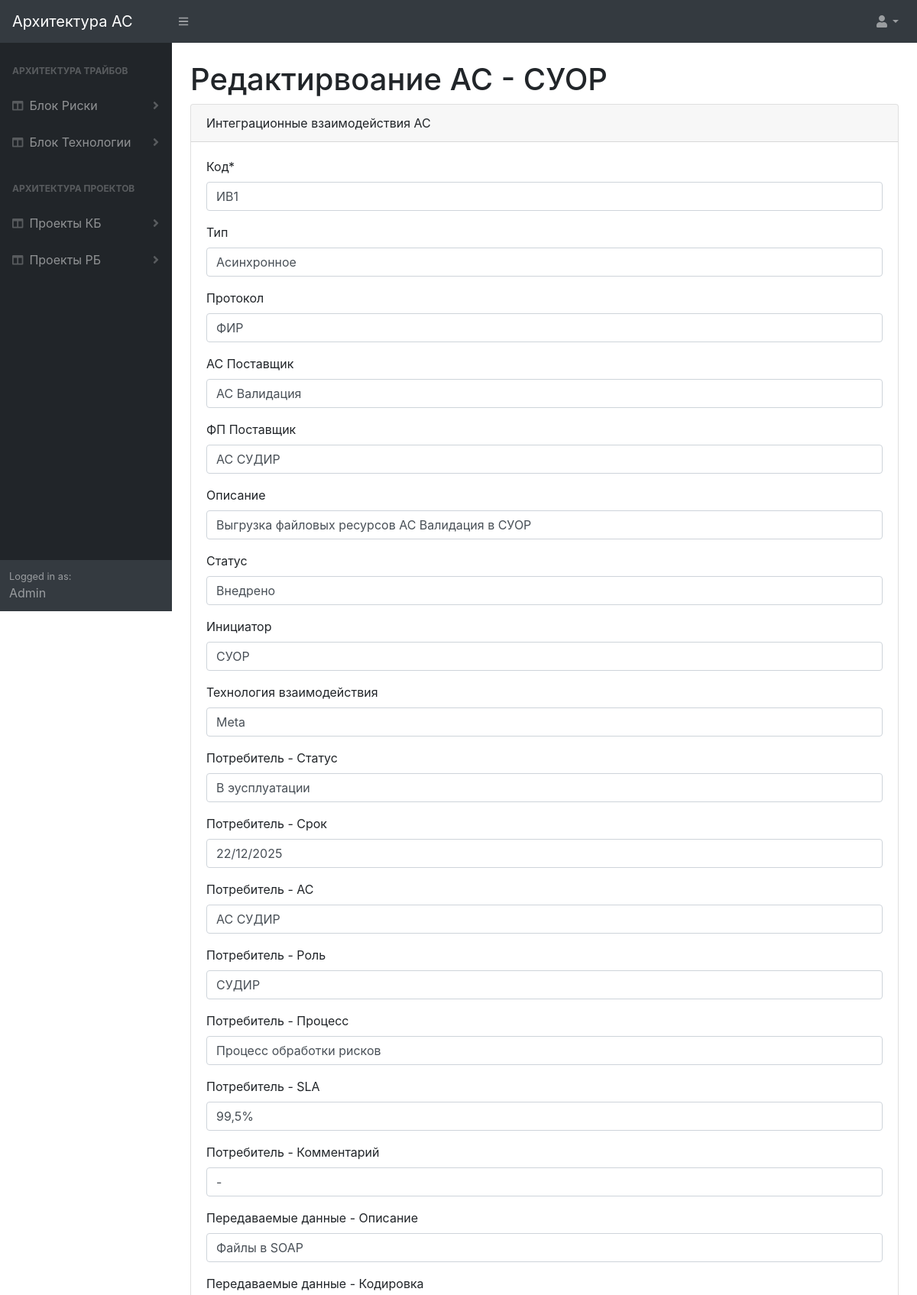
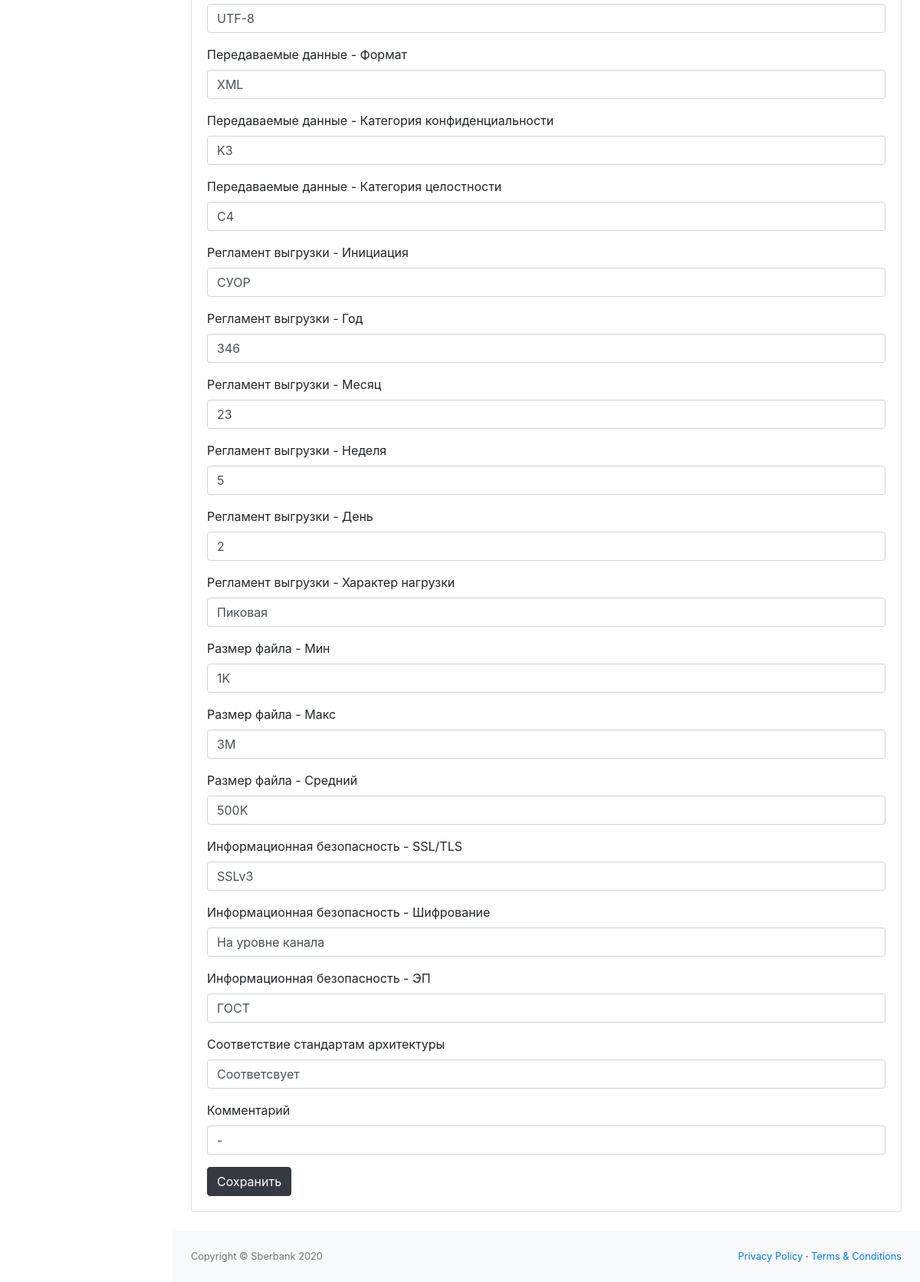
The app's page /int/1/update with its own data (2 pictures, top to bottom).
### archas/models.py (models this page shows, shortened)
class ArchitectureRealm(models.Model):
    name = models.CharField('Область Определения Архитектуры', max_length=50)

class ArchitectureCategory(models.Model):
    realm = models.ForeignKey(ArchitectureRealm, on_delete=models.CASCADE)
    name = models.CharField('Категория АС', max_length=50)

class AutomatedSystem(models.Model):
    subcategory = models.ForeignKey(ArchitectureSubCategory, on_delete=models.CASCADE)
    code = models.CharField('Код АС', max_length=50)
    name = models.CharField('Автоматизированная Система', max_length=100)
    owner = models.CharField('Владелец', max_length=50, blank=True)
    status = models.CharField('Статус', max_length=50, blank=True)
    cloud_ready = models.CharField('Cloud Ready/Native	', max_length=50, blank=True)
    platform_ready = models.CharField('Platform Ready', max_length=50, blank=True)
    owner_block = models.CharField('Владелец - Блок', max_length=50, blank=True)
    owner_tribe = models.CharField('Владелец - Трайб', max_length=50, blank=True)
    full_name = models.CharField('Полное имя АС', max_length=50, blank=True)
    nickname = models.CharField('Псевдоним АС', max_length=50, blank=True)
    short_description = models.CharField('Краткое описание', max_length=50, blank=True)
    rsa_id = models.CharField('ID в RSA', max_length=50, blank=True)
    service_desk_id = models.CharField('ID в Service Desk', max_length=50, blank=True)
    guid = models.CharField('GUID', max_length=50, blank=True)
    centralization_level = models.CharField('Уровень централизации', max_length=50, blank=True)
    system_criticality = models.CharField('Критичность системы', max_length=50, blank=True)
    target_status = models.CharField('Целевой статус', max_length=50, blank=True)
    target_readiness = models.CharField('Готовность целевого решения', max_length=50, blank=True)
    as_lider = models.CharField('Лидер АС', max_length=50, blank=True)
    as_architect = models.CharField('Архитектор АС', max_length=50, blank=True)
    architect_in_charge = models.CharField('Курирующий архитектор', max_length=50, blank=True)
    editors = models.CharField('Редакторы', max_length=50, blank=True)
    target_architecture_diagram = models.ImageField('Диаграмма целевой архитектуры', upload_to='target_architecture_diagrams', blank=True)

class Interaction(models.Model):
    automated_system = models.ForeignKey(AutomatedSystem, on_delete=models.CASCADE)
    code = models.CharField('Код', max_length=50)
    int_type = models.CharField('Тип', max_length=50, blank=True)
    protocol = models.CharField('Протокол', max_length=50, blank=True)
    as_provider = models.CharField('АС Поставщик',max_length=50, blank=True)
    fp_provider = models.CharField('ФП Поставщик',max_length=50, blank=True)
    description = models.CharField('Описание',max_length=500, blank=True)
    status = models.CharField('Статус',max_length=50, blank=True)
    iniciator = models.CharField('Инициатор',max_length=50, blank=True)
    int_technology = models.CharField('Технология взаимодействия',max_length=50, blank=True)
    consumer_status = models.CharField('Потребитель - Статус',max_length=50, blank=True)
    consumer_date = models.CharField('Потребитель - Срок',max_length=50, blank=True)
    consumer_as = models.CharField('Потребитель - АС',max_length=50, blank=True)
    consumer_role = models.CharField('Потребитель - Роль',max_length=50, blank=True)
    consumer_process = models.CharField('Потребитель - Процесс',max_length=50, blank=True)
    consumer_sla = models.CharField('Потребитель - SLA',max_length=50, blank=True)
    consumer_comment = models.CharField('Потребитель - Комментарий',max_length=50, blank=True)
    data_description = models.CharField('Передаваемые данные - Описание',max_length=500, blank=True)
    data_encoding = models.CharField('Передаваемые данные - Кодировка',max_length=50, blank=True)
    data_format = models.CharField('Передаваемые данные - Формат',max_length=50, blank=True)
    data_confidential_level = models.CharField('Передаваемые данные - Категория конфиденциальности',max_length=50, blank=True)
    data_integrity_level = models.CharField('Передаваемые данные - Категория целостности',max_length=50, blank=True)
    schedule_initiation = models.CharField('Регламент выгрузки - Инициация',max_length=50, blank=True)
    schedule_year = models.CharField('Регламент выгрузки - Год',max_length=50, blank=True)
    schedule_month = models.CharField('Регламент выгрузки - Месяц',max_length=50, blank=True)
    schedule_week = models.CharField('Регламент выгрузки - Неделя',max_length=50, blank=True)
    schedule_day = models.CharField('Регламент выгрузки - День',max_length=50, blank=True)
    schedule_load_profile = models.CharField('Регламент выгрузки - Характер нагрузки',max_length=50, blank=True)
    filesize_min = models.CharField('Размер файла - Мин',max_length=50, blank=True)
    filesize_max = models.CharField('Размер файла - Макс',max_length=50, blank=True)
    filesize_avg = models.CharField('Размер файла - Средний',max_length=50, blank=True)
    security_ssl_tls = models.CharField('Информационная безопасность - SSL/TLS',max_length=50, blank=True)
    security_encription = models.CharField('Информационная безопасность - Шифрование',max_length=50, blank=True)
    security_digital_signature = models.CharField('Информационная безопасность - ЭП',max_length=50, blank=True)
    architecture_standard_complience = models.CharField('Соответствие стандартам архитектуры',max_length=100, blank=True)
    int_comment = models.CharField('Комментарий',max_length=500, blank=True)

### archas/views.py (the view, shortened to what this page needs)
# urls.py: path('int/<slug:interaction_id>/update', InteractionUpdate.as_view(), name='interaction_update'),
class InteractionUpdate(UpdateView):
    model = Interaction
    slug_field = 'id'
    slug_url_kwarg = 'interaction_id'
    template_name = 'archas/interaction_update.html'
    def get_context_data(self, **kwargs):
        context = super().get_context_data(**kwargs)
        automated_system_id = Interaction.objects.get(pk=self.kwargs['interaction_id']).automated_system.id
        context['automated_system'] = get_object_or_404(AutomatedSystem, id=automated_system_id)
        context['realms'] = ArchitectureRealm.objects.all()
        return context
    fields = [
            'code',
            'int_type',
            'protocol',
            'as_provider',
            'fp_provider',
            'description',
            'status',
            'iniciator',
            'int_technology',
            'consumer_status',
            'consumer_date',
            'consumer_as',
            'consumer_role',
            'consumer_process',
            'consumer_sla',
            'consumer_comment',
            'data_description',
            'data_encoding',
            'data_format',
            'data_confidential_level',
            'data_integrity_level',
            'schedule_initiation',
            'schedule_year',
            'schedule_month',
            'schedule_week',
            'schedule_day',
            'schedule_load_profile',
            'filesize_min',
            'filesize_max',
            'filesize_avg',
            'security_ssl_tls',
            'security_encription',
            'security_digital_signature',
            'architecture_standard_complience',
            'int_comment']

### archas/templates/archas/interaction_update.html (shortened to what this page needs)
{% extends "archas/archas_base.html" %}
{% load crispy_forms_tags %}
{% block content %}
                        <h1 class="mt-4">Редактирвоание АС - {{ automated_system.name }}</h1>
						<div class="card mb-4">
                            <div class="card-header">
                                Интеграционные взаимодействия АС
                            </div>
                            <div class="card-body">
                        <form method="post" novalidate>
                        {{ form|crispy }}
                        <button type="submit" class="btn btn btn-dark">Сохранить</button>
                        </form>
							</div>
						</div>
{% endblock content%}

### archas/templates/archas/archas_base.html (shortened to what this page needs)
<!DOCTYPE html>
<html lang="en">
    <head>
        {% load static %}
        <link href="{% static 'archas/css/styles.css' %}" rel="stylesheet" />
        <link href="https://cdn.datatables.net/1.10.20/css/dataTables.bootstrap4.min.css" rel="stylesheet" />
    </head>
    <body class="sb-nav-fixed">
        <nav class="sb-topnav navbar navbar-expand navbar-dark bg-dark">
            <a class="navbar-brand" href="/">Архитектура АС</a>
            <button class="btn btn-link btn-sm order-1 order-lg-0" id="sidebarToggle" href="#"><i class="fas fa-bars"></i></button>
            <ul class="navbar-nav ml-auto ml-md-0">
                <li class="nav-item dropdown">
                    <a class="nav-link dropdown-toggle" id="userDropdown" href="#" role="button" data-toggle="dropdown" aria-haspopup="true" aria-expanded="false"><i class="fas fa-user fa-fw"></i></a>
                </li>
            </ul>
        </nav>
        <div id="layoutSidenav">
            <div id="layoutSidenav_nav">
                <nav class="sb-sidenav accordion sb-sidenav-dark" id="sidenavAccordion">
                    <div class="sb-sidenav-menu">
                        <div class="nav">
                            {% if realms %}
                                {% for realm_iter in realms %}
                                    <div class="sb-sidenav-menu-heading">{{ realm_iter.name }}</div>
                                        {% for category_iter in realm_iter.architecturecategory_set.all %}
                                            <a class="nav-link collapsed" href="{% url 'archas:category_view' category_iter.id %}" data-toggle="collapse" data-target="#collapseCategory{{category_iter.id}}" aria-expanded="false" aria-controls="collapseCategory{{category_iter.id}}">
                                                <div class="sb-nav-link-icon"><i class="fas fa-columns"></i></div>
                                                {{ category_iter.name }}
                                                {% if category_iter.architecturesubcategory_set.all.count > 0 %}
                                                    <div class="sb-sidenav-collapse-arrow"><i class="fas fa-angle-down"></i></div>
                                                {% endif %}
                                            </a>
                                        {% endfor %}
                                {% endfor %}
                            {% endif %}
                        </div>
                    </div>
                    <div class="sb-sidenav-footer">
                        <div class="small">Logged in as:</div>
                        Admin
                    </div>
                </nav>
            </div>
            <div id="layoutSidenav_content">
                <main>
                    <div class="container-fluid">
                        {% block content%}{% endblock content%}
					</div>
                </main>
                <footer class="py-4 bg-light mt-auto">
                    <div class="container-fluid">
                        <div class="d-flex align-items-center justify-content-between small">
                            <div class="text-muted">Copyright &copy; Sberbank 2020</div>
                            <div>
                                <a href="#">Privacy Policy</a>
                                &middot;
                                <a href="#">Terms &amp; Conditions</a>
                            </div>
                        </div>
                    </div>
                </footer>
            </div>
        </div>
    </body>
</html>

### records on screen
ArchitectureRealm: name "АРХИТЕКТУРА ТРАЙБОВ"
ArchitectureCategory: name "Блок Риски"
ArchitectureCategory: name "Блок Технологии"
ArchitectureRealm: name "АРХИТЕКТУРА ПРОЕКТОВ"
ArchitectureCategory: name "Проекты КБ"
ArchitectureCategory: name "Проекты РБ"
AutomatedSystem: name "СУОР"
Interaction: code "ИВ1", int_type "Асинхронное", protocol "ФИР", as_provider "АС Валидация", fp_provider "АС СУДИР", description "Выгрузка файловых ресурсов АС Валидация в СУОР", status "Внедрено", iniciator "СУОР", int_technology "Meta", consumer_status "В эусплуатации", consumer_date "22/12/2025", consumer_as "АС СУДИР", consumer_role "СУДИР", consumer_process "Процесс обработки рисков", consumer_sla "99,5%", consumer_comment "-", data_description "Файлы в SOAP", data_encoding "UTF-8", data_format "XML", data_confidential_level "K3", data_integrity_level "C4", schedule_initiation "СУОР", schedule_year "346", schedule_month "23", schedule_week "5", schedule_day "2", schedule_load_profile "Пиковая", filesize_min "1K", filesize_max "3M", filesize_avg "500K", security_ssl_tls "SSLv3", security_encription "На уровне канала", security_digital_signature "ГОСТ", architecture_standard_complience "Соответсвует", int_comment "-"
